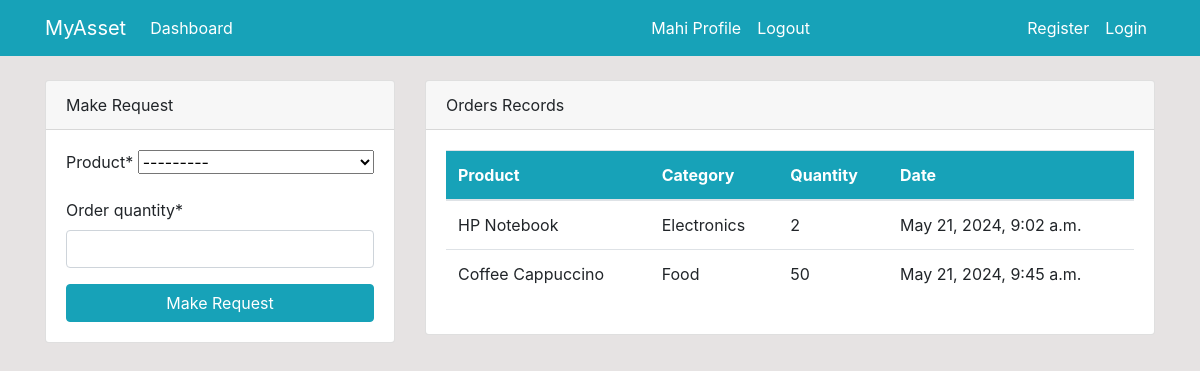
The app's page /dashboard/ (signed in) with its own data.
### dashboard/models.py (models this page shows, shortened)
class Order(models.Model):
    product = models.ForeignKey(Product, on_delete=models.CASCADE, null=True)
    staff = models.ForeignKey(User, models.CASCADE, null=True)
    order_quantity = models.PositiveIntegerField(null=True)
    date = models.DateTimeField(auto_now_add=True)
    class Meta:
      verbose_name_plural = 'Order'

class Product(models.Model):
    name= models.CharField(max_length=100, null=True)
    category = models.CharField(max_length=20, choices=CATEGORY, null=True)
    quantity = models.PositiveIntegerField(null=True)
    class Meta:
      verbose_name_plural = 'Product'
    def __str__(self):
        return f'{self.name}-{self.quantity}'

### dashboard/views.py (the view)
# urls.py: path('dashboard/', login_required(views.index), name='dashboard-index'),
@login_required(login_url='user-login')
def index(request):
    orders = Order.objects.all()
    products = Product.objects.all()
    orders_count = orders.count()
    product_count = products.count()
    workers_count = User.objects.all().count()
    if request.method=='POST':
      form = OrderForm(request.POST)
      if form.is_valid():
        instance = form.save(commit=False)
        instance.staff = request.user
        instance.save()
        return redirect('dashboard-index')
    else:
      form = OrderForm()
    context = {
        'orders': orders,
        'form': form,
        'products': products,
        'product_count': product_count,
        'workers_count': workers_count,
        'orders_count': orders_count,
      }
    return render(request, 'dashboard/index.html', context)

### dashboard/forms.py
class OrderForm(forms.ModelForm):
    class Meta:
      model = Order
      fields = ['product', 'order_quantity']

### templates/dashboard/index.html (shortened to what this page needs)
{% extends 'partials/base.html' %}
{% block content %}
{% if user.is_authenticated and user.is_staff and user.is_superuser %}
{% include 'partials/topnav.html' %}
<div class="container">
   <div class="row my-5">
       <div class="col-md-6">
           <div class="bg-white">
               <canvas id="myChart1" width="400" height="300"></canvas>
               <script>
                   var ctx = document.getElementById('myChart1').getContext('2d');
                   var myChart1 = new Chart(ctx, {
                       type: 'pie',
                       data: {
                           labels: [{% for order in orders %} '{{ order.product.name }}', {% endfor %}],
                           datasets: [{
                               label: 'Orders',
                               data: [{% for order in orders %} '{{ order.order_quantity }}', {% endfor %}],
                               backgroundColor: [
                                   'rgba(255, 99, 132, 1)',
                                   'rgba(54, 162, 235, 1)',
                                   'rgba(255, 206, 86, 1)',
                                   'rgba(75, 192, 192, 1)',
                                   'rgba(153, 102, 255, 1)',
                                   'rgba(255, 159, 64, 1)',
                                   'rgba(245, 99, 142, 1)',
                                   'rgba(74, 102, 295, 1)',
                                   'rgba(250, 225, 52, 1)',
                                   'rgba(25, 192, 122, 1)',
                                   'rgba(173, 80, 210, 1)',
                                   'rgba(150, 130, 90, 1)'
                               ],
                               borderColor: [
                                   'rgba(255, 99, 132, 1)',
                                   'rgba(54, 162, 235, 1)',
                                   'rgba(255, 206, 86, 1)',
                                   'rgba(75, 192, 192, 1)',
                                   'rgba(153, 102, 255, 1)',
                                   'rgba(255, 159, 64, 1)',
                                   'rgba(245, 99, 142, 1)',
                                   'rgba(74, 102, 295, 1)',
                                   'rgba(250, 225, 52, 1)',
                                   'rgba(25, 192, 122, 1)',
                                   'rgba(173, 80, 210, 1)',
                                   'rgba(150, 130, 90, 1)'
                               ],
                               borderWidth: 1
                           }]
                       },
                       options: {
                           scales: {
                               yAxes: [{
                                   ticks: {
                                       beginAtZero: true
                                   }
                               }]
                           }
                       }
                   });
               </script>
           </div>
       </div>
       <div class="col-md-6">
           <div class="bg-white">
               <canvas id="myChart" width="400" height="300"></canvas>
               <script>
                   var ctx = document.getElementById('myChart').getContext('2d');
                   var myChart = new Chart(ctx, {
                       type: 'bar',
                       data: {
                           labels: [{% for products in products %} '{{ products.name }}', {% endfor %}],
                           datasets: [{
                               label: 'Products',
                               data: [{% for products in products %} '{{ products.quantity }}', {% endfor %}],
                               backgroundColor: [
                                   'rgba(255, 99, 132, 1)',
                                   'rgba(54, 162, 235, 1)',
                                   'rgba(255, 206, 86, 1)',
                                   'rgba(75, 192, 192, 1)',
                                   'rgba(153, 102, 255, 1)',
                                   'rgba(255, 159, 64, 1)',
                                   'rgba(245, 99, 142, 1)',
                                   'rgba(74, 102, 295, 1)',
                                   'rgba(250, 225, 52, 1)',
                                   'rgba(25, 192, 122, 1)',
                                   'rgba(173, 80, 210, 1)',
                                   'rgba(150, 130, 90, 1)'
                               ],
                               borderColor: [
                                   'rgba(255, 99, 132, 1)',
                                   'rgba(54, 162, 235, 1)',
                                   'rgba(255, 206, 86, 1)',
                                   'rgba(75, 192, 192, 1)',
                                   'rgba(153, 102, 255, 1)',
                                   'rgba(255, 159, 64, 1)',
                                   'rgba(245, 99, 142, 1)',
                                   'rgba(74, 102, 295, 1)',
                                   'rgba(250, 225, 52, 1)',
                                   'rgba(25, 192, 122, 1)',
                                   'rgba(173, 80, 210, 1)',
                                   'rgba(150, 130, 90, 1)'
                               ],
                               borderWidth: 1
                           }]
                       },
                       options: {
                           scales: {
                               yAxes: [{
                                   ticks: {
                                       beginAtZero: true
                                   }
                               }]
                           }
                       }
                   });
               </script>
           </div>
       </div>
   </div>
</div>
{% else %}
{% include 'dashboard/staff_index.html' %}
{% endif %}
{% endblock  %}

### templates/partials/nav.html (shortened to what this page needs)
<nav class="navbar navbar-expand-lg navbar-info bg-info">
    <div class="container">
        <a class="navbar-brand text-white" href="{% url 'dashboard-index' %}">MyAsset</a>
        <div class="collapse navbar-collapse" id="navbarSupportedContent">
            <ul class="navbar-nav mr-auto">
                <li class="nav-item active">
                    <a class="nav-link text-white" href="{% url 'dashboard-index' %}">Dashboard </a>
                </li>
            </ul>
            <ul class="navbar-nav ml-auto">
                <li class="nav-item active">
                    <a class="nav-link text-white" href="{% url 'user-profile' %}">{{ user.username }} Profile
                        <span class="sr-only">(current)</span></a>
                </li>
                <li class="nav-item">
                    <a class="nav-link text-white" href="{% url 'user-logout' %}">Logout</a>
                </li>
            </ul>
            <ul class="navbar-nav ml-auto">
                <li class="nav-item active">
                    <a class="nav-link text-white" href="{% url 'user-register' %}">Register </a>
                </li>
                <li class="nav-item">
                    <a class="nav-link text-white" href="{% url 'user-login' %}">Login</a>
                </li>
            </ul>
        </div>
    </div>
</nav>

### templates/dashboard/staff_index.html (shortened to what this page needs)
{% load crispy_forms_tags %}
<div class="container">
    <div class="row mt-4">
        <div class="col-md-4">
            <div class="card">
                <div class="card-header">
                    Make Request
                </div>
                <div class="card-body">
                    <form method="POST">
                        {{ form|crispy }}
                        <input class="btn btn-info btn-block" type="submit" value="Make Request">
                    </form>
                </div>
            </div>
        </div>
        <div class="col-md-8">
            <div class="card">
                <div class="card-header">
                    Orders Records
                </div>
                <div class="card-body">
                    <table class="table bg-white">
                        <thead class="bg-info text-white">
                            <tr>
                                <th scope="col">Product</th>
                                <th scope="col">Category</th>
                                <th scope="col">Quantity</th>
                                <th scope="col">Date</th>
                            </tr>
                        </thead>
                        <tbody>
                            {% for order in orders %}
                            {% if order.staff == user %}
                            <tr>
                                <td>{{ order.product.name }}</td>
                                <td>{{ order.product.category }}</td>
                                <td>{{ order.order_quantity }}</td>
                                <td>{{ order.date }}</td>
                            </tr>
                            {% endif %}
                            {% endfor %}
                        </tbody>
                    </table>
                </div>
            </div>
        </div>
    </div>
</div>

### static/style.css (style rules this page uses)
body { background: rgb(230, 227, 227); }

### records on screen
Order: product.name "HP Notebook", product.category "Electronics", order_quantity "2", date "May 21, 2024, 9:02 a.m."
Order: product.name "Coffee Cappuccino", product.category "Food", order_quantity "50", date "May 21, 2024, 9:45 a.m."

### other values on screen
{{ user.username }} "Mahi"
